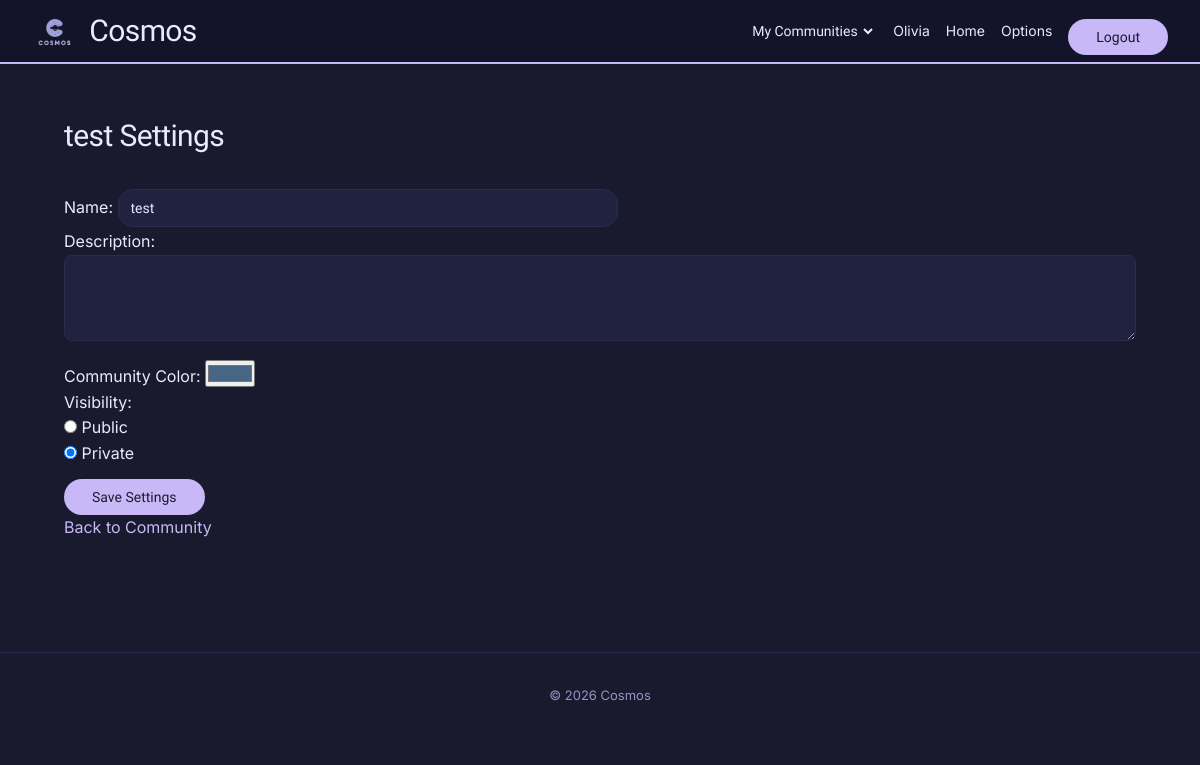
/community/4/settings/ (signed in), run on the app's committed database.
### users/models.py (models this page shows, shortened)
class Profile(models.Model):
    user = models.OneToOneField(User, on_delete=models.CASCADE, related_name="profile")
    nickname = models.CharField(max_length=30, unique=True)
    dob = models.DateField(null=True, blank=True)

### main/models.py (models this page shows, shortened)
class Community(models.Model):
    name = models.CharField(max_length=100)
    description = models.TextField(blank=True)
    color = models.CharField(max_length=7, default="#7ebbf8")
    admin = models.ForeignKey(User, related_name='community_admin', on_delete=models.CASCADE)
    members = models.ManyToManyField(User, related_name='community_members', blank=True)
    invited_users = models.ManyToManyField(User, related_name='pending_invitations', blank=True)
    public = models.BooleanField(default=False)

### main/views.py (the view)
# urls.py: path("community/<int:community_id>/settings/", views.community_settings, name="community_settings"),
def community_settings(request, community_id):
    community = Community.objects.filter(id=community_id).first()
    if not community:
        return redirect('main:home')
    if request.user != community.admin:
        messages.error(request, "Only community admins can edit settings.")
        return redirect('main:community_detail', community_id=community.id)
    if request.method == 'POST':
        form = CommunityCreationForm(request.POST, instance=community, user=request.user)
        if form.is_valid():
            form.save()
            messages.success(request, "Community settings updated.")
            return redirect('main:community_detail', community_id=community.id)
    else:
        form = CommunityCreationForm(instance=community, user=request.user)
    return render(request, 'main/community_settings.html', {'community': community, 'form': form})

### main/forms.py (shortened to what this page needs)
class CommunityCreationForm(forms.ModelForm):
    description = forms.CharField(widget=forms.Textarea(attrs={'rows': 4}), required=False, label="Description")
    color = forms.CharField(
        widget=forms.TextInput(attrs={'type': 'color'}),
        required=False,
        label="Community Color",
        initial="#7ebbf8"
    )
    public = forms.TypedChoiceField(
        choices=[(True, 'Public'), (False, 'Private')],
        coerce=lambda x: x == 'True',
        widget=forms.RadioSelect,
        label="Visibility",
        initial=False
    )
    class Meta:
        model = Community
        fields = ['name', 'description', 'color', 'public']
    def __init__(self, *args, **kwargs):
        self.user = kwargs.pop('user', None)
        super().__init__(*args, **kwargs)

### main/templates/main/community_settings.html (shortened to what this page needs)
{% extends 'main/base.html' %}
{% block content %}
<h1>{{ community.name }} Settings</h1>
{% if community.admin == request.user %}
  <form method="post">
    {{ form.as_p }}
    <button type="submit">Save Settings</button>
  </form>
  <a href="{% url 'main:community_detail' community.id %}">Back to Community</a>
{% else %}
  <p>You must be a community admin to edit this community.</p>
  <a href="{% url 'main:community_detail' community.id %}">Back to Community</a>
{% endif %}
{% endblock %}

### main/templates/main/base.html (shortened to what this page needs)
{% load static %}
<!DOCTYPE html>
<html lang="en">
<head>
    <link rel="stylesheet" href="{% static 'main/styles.css' %}">
</head>
<header class="sticky-header">
  <div class="header-left">
    <div class="logo">
      <img src="{% static 'main/cosmoslogo.png' %}" alt="Cosmos Logo">
    </div>
    <h1>Cosmos</h1>
  </div>
  <div class="user-info">
    {% if request.user.is_authenticated %}
      <select name="My Communities" onchange="if (this.value) window.location.href=this.value">
        <option value="">My Communities</option>
      </select>
        <span><a href="{% url 'users:profile' %}">{% if request.user.profile.nickname %}{{ request.user.profile.nickname }}{% else %}{{ request.user.username }}{% endif %}</a></span>
        <span><a href="{% url 'main:home' %}">Home</a></span>
        <span><a href="{% url 'main:options' %}">Options</a></span>
        <form action="{% url 'users:logout' %}" method="post">
        <button type="submit">Logout</button>
      </form>
    {% else %}
      <a href="{% url 'users:login' %}">Login</a>
      <a href="{% url 'users:register' %}">Register</a>
    {% endif %}
  </div>
</header>
    <main>
        {% block content %}
        {% endblock %}
    </main>
    <footer>
        <p>&copy; 2026 Cosmos</p>
    </footer>
</body>
</html>

### main/static/main/styles.css (style rules this page uses)
* { box-sizing: border-box; margin: 0; padding: 0; }
.sticky-header { position: sticky; top: 0; z-index: 100; background: #13132A; border-bottom: 2px solid #C8B8F8; display: flex; align-items: center; justify-content: space-between; padding: 0 2rem; height: 64px; }
.header-left { display: flex; align-items: center; gap: 12px; }
.header-left h1 { margin: 0; font-size: 30px; font-weight: 500; color: #EDE8FF; letter-spacing: -0.02em; }
.logo img { display: block; height: 40px; width: auto; }
.user-info { display: flex; align-items: center; gap: 16px; }
.user-info span, .user-info a { color: #EDE8FF; text-decoration: none; font-size: 14px; }
.user-info form { margin: 0; }
.user-info button { background: none; border: none; cursor: pointer; color: #EDE8FF; font-size: 14px; font-family: 'M PLUS Rounded 1c', sans-serif; padding: 0; }
main { max-width: 1200px; margin: 0 auto; padding: 3rem 4rem; }
h1 { font-family: 'M PLUS Rounded 1c', sans-serif; font-size: 30px; font-weight: 500; color: #EDE8FF; margin-bottom: 1.5rem; letter-spacing: -0.02em; }
a { color: #C8B8F8; text-decoration: none; }
button { font-family: 'M PLUS Rounded 1c', sans-serif; cursor: pointer; }
footer { text-align: center; padding: 2rem; font-size: 13px; color: #9B8FC4; border-top: 1px solid #2E2B50; margin-top: 4rem; }
form input[type="text"], form input[type="password"], form input[type="email"] { width: 500px; padding: 10px 12px; border: 1px solid #2E2B50; border-radius: 15px; font-size: 14px; font-family: 'M PLUS Rounded 1c', sans-serif; background: #212140; color: #EDE8FF; margin: 5px auto 2px auto; }
form button[type="submit"] { background: #C8B8F8; color: #1A1A2E; border: none; border-radius: 999px; padding: 10px 28px; font-size: 14px; font-family: 'M PLUS Rounded 1c', sans-serif; cursor: pointer; margin-top: 12px; }
::placeholder { color: #B8A0F0; opacity: 0.65; }
form textarea { width: 100%; padding: 10px 12px; border: 1px solid #2E2B50; border-radius: 8px; font-size: 14px; font-family: 'DM Sans', sans-serif; background: #212140; color: #EDE8FF; margin-bottom: 12px; resize: vertical; }
select { width: 100%; padding: 3px 2px; border: 1px solid #13132A; border-radius: 8px; font-size: 14px; font-family: 'M PLUS Rounded 1c', sans-serif; background: #13132A; color: #EDE8FF; }

### data on the page
Community: name "test", color "#476685", public "☐ Public ☑ Private"

### other printed values
{{ request.user.profile.nickname }} "Olivia"
